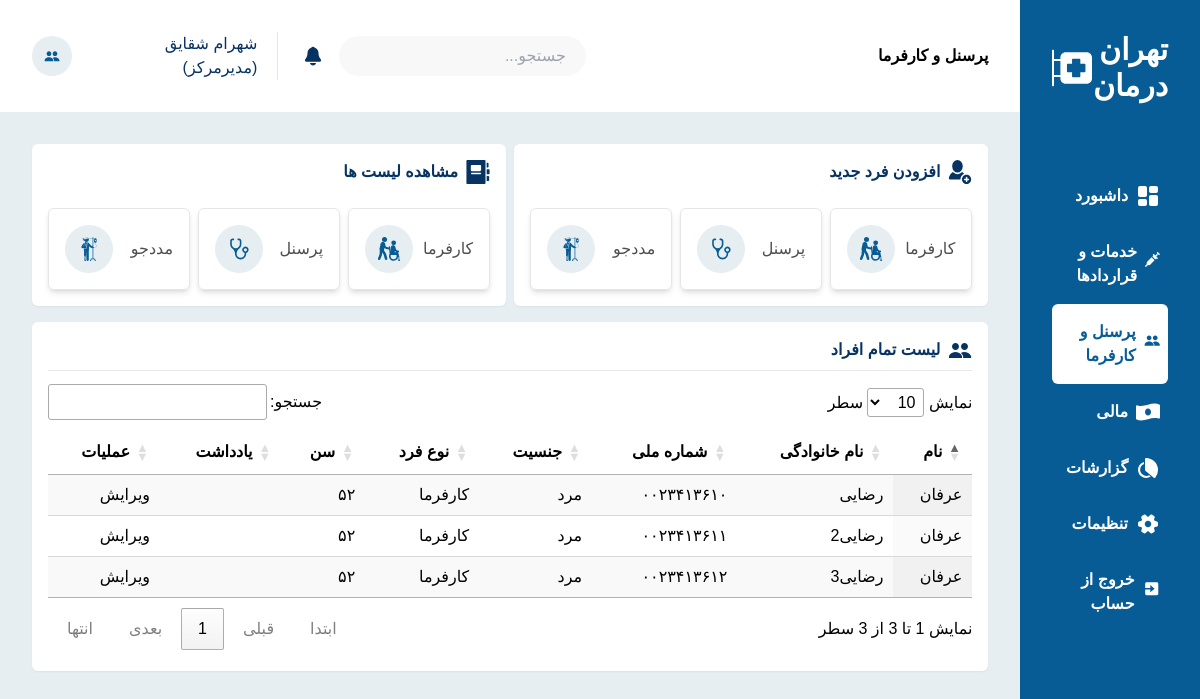
The page /crm/people/ on the database its author committed.
### crm/models.py (models this page shows, shortened)
class Log(models.Model):
    created_at = models.DateTimeField(auto_now_add=True)
    updated_at = models.DateTimeField(auto_now=True)
    class Meta:
        abstract = True

class People(Log):
    joined_at = JDateField()
    national_code = models.CharField(
        max_length=10,
        validators=[
            validators.national_code,
            validators.blacklist_national_codes,
        ],
    )
    firstname = models.CharField(
        max_length=50, validators=[validators.trim_string]
    )
    lastname = models.CharField(
        max_length=50,
        validators=[validators.trim_string],
    )
    gender = models.CharField(
        max_length=1,
        choices=GenderChoices.choices,
    )
    birthdate = models.CharField(max_length=10)
    people_type = models.CharField(
        max_length=3,
        choices=PeopleTypeChoices.choices,
    )
    contract_date = models.CharField(max_length=10, null=True, blank=True)
    end_contract_date = models.CharField(max_length=10, null=True, blank=True)
    specifications = models.ManyToManyField(TagSpecefication, blank=True)
    personnel_role = models.CharField(
        max_length=4,
        choices=PersonnelRoleChoices.choices,
        null=True,
        blank=True,
    )
    note = models.TextField(null=True, blank=True)
    @property
    def age(self):
        return 52
    def get_absolute_url(self):
        label = None
        for enum in PeopleTypeChoices:
            if enum.value == self.people_type:
                label = enum.name
        path_name = f"crm:edit_{label.lower()}"
        return reverse(path_name, kwargs={"id": self.id})
    objects = models.Manager()
    clients = ClientManager()
    personnels = PersonnelManager()
    cases = CaseManager()

### crm/views.py (the view)
# urls.py: path("people/", views.people_section, name="people_section"),
def people_section(request):
    view_mode = request.GET.get("view_mode")
    qs = models.People.objects.all()
    return render(
        request,
        "people/main.html",
        context=dict(
            section="people",
            people=qs,
            personnel=qs.filter(
                people_type=models.PeopleTypeChoices.PERSONNEL
            ),
            client=qs.filter(people_type=models.PeopleTypeChoices.CLIENT),
            view_mode=view_mode,
        ),
    )

### crm/templates/people/main.html (shortened to what this page needs)
{% extends "base/base.html" %}
{% load static %}
{% load crm_extras %}
{% block breadcrumb %}
{% make_breadcrumb "پرسنل و کارفرما" %}
{% endblock breadcrumb %}
{% block content %}
<div class="flex flex-row w-full gap-2">
    {% with icon="svg/add_user.html" %}
    {% include "people/right_pane.html" %}
    {% endwith %}
    {% with icon="svg/list.html" %}
    {% include "people/left_pane.html" %}
    {% endwith %}
</div>
<div class="bg-white rounded-md shadow-sm p-4 mt-2" dir="rtl">
    <div class="flex flex-row gap-2 text-primarytext font-semibold">
        {% include "svg/users.html" with fillcolor="fill-primarytext" height="w-6" width="w-6" %}
        <span>
            لیست
            {%if not view_mode %}
            تمام افراد
            {% elif view_mode == "client" %}
            کارفرمایان
            {% elif view_mode == "personnel" %}
            پرسنل مرکز
            {% endif %}
        </span>
    </div>
    <hr class="my-2 border-seperatorline">
    <table id="UserTable" class="display">
        <thead>
            <tr>
                <th>نام</th>
                <th>نام خانوادگی</th>
                <th>شماره ملی</th>
                <th>جنسیت</th>
                {%if not view_mode %}
                <th>نوع فرد</th>
                {% endif %}
                <th>سن</th>
                <th>یادداشت</th>
                <th>عملیات</th>
            </tr>
        </thead>
        <tbody>
            {%if view_mode == "client" %}
                {% include "people/users_table.html" with people=client %}
            {% elif view_mode == "personnel" %}
                {% include "people/users_table.html" with people=personnel %}
            {% elif not view_mode %}
                {% include "people/users_table.html" with people=people %}
            {% endif %}
        </tbody>
    </table>
</div>
{% endblock content %}

### crm/templates/people/users_table.html (shortened to what this page needs)
{% load crm_extras %}
{% for indi in people %}
<tr>
    <td>{{indi.firstname}}</td>
    <td>{{indi.lastname}}</td>
    <td>{{indi.national_code|persianize}}</td>
    <td>{{indi.get_gender_display}}</td>
    {%if not view_mode %}
    <td>{{indi.get_people_type_display}}</td>
    {% endif %}
    <td>{{indi.age|persianize}}</td>
    <td>{{indi.note|none_to_string}}</td>
    <td>
        <a href="{{indi.get_absolute_url}}">ویرایش</a>
    </td>
</tr>
{% endfor %}

### rows shown on the page
People: firstname "عرفان", lastname "رضایی", national_code|persianize "۰۰۲۳۴۱۳۶۱۰", gender "مرد", people_type "کارفرما", age|persianize "۵۲"
People: firstname "عرفان", lastname "رضایی2", national_code|persianize "۰۰۲۳۴۱۳۶۱۱", gender "مرد", people_type "کارفرما", age|persianize "۵۲"
People: firstname "عرفان", lastname "رضایی3", national_code|persianize "۰۰۲۳۴۱۳۶۱۲", gender "مرد", people_type "کارفرما", age|persianize "۵۲"

### other values the page prints
{{ title }} "داشبورد خدمات و قراردادها پرسنل و کارفرما مالی گزارشات تنظیمات خروج از حساب"
{{ latest }} "پرسنل و کارفرما"
{{ title }} "کارفرما پرسنل مددجو کارفرما پرسنل مددجو"
